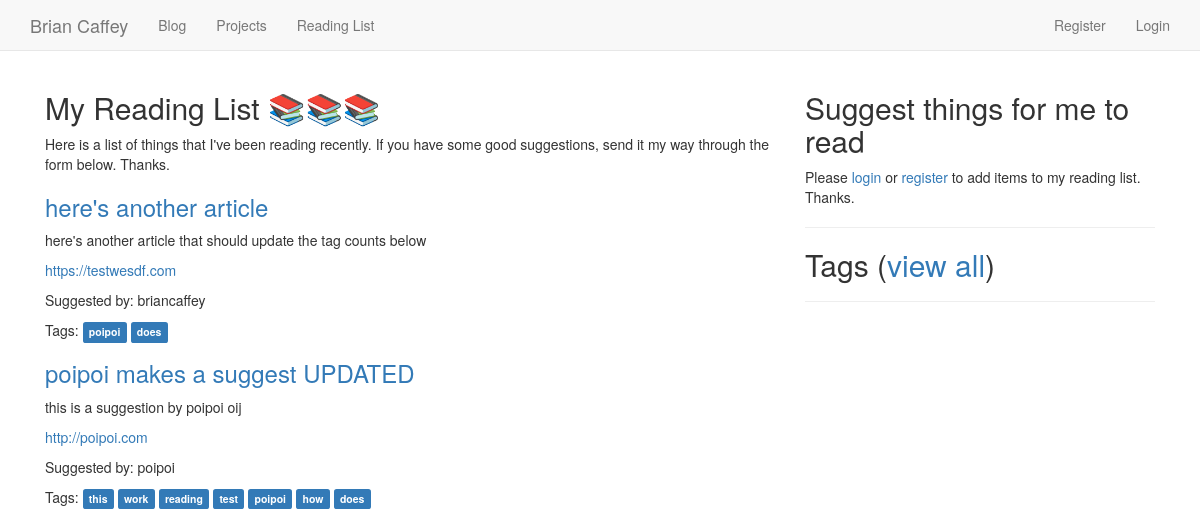
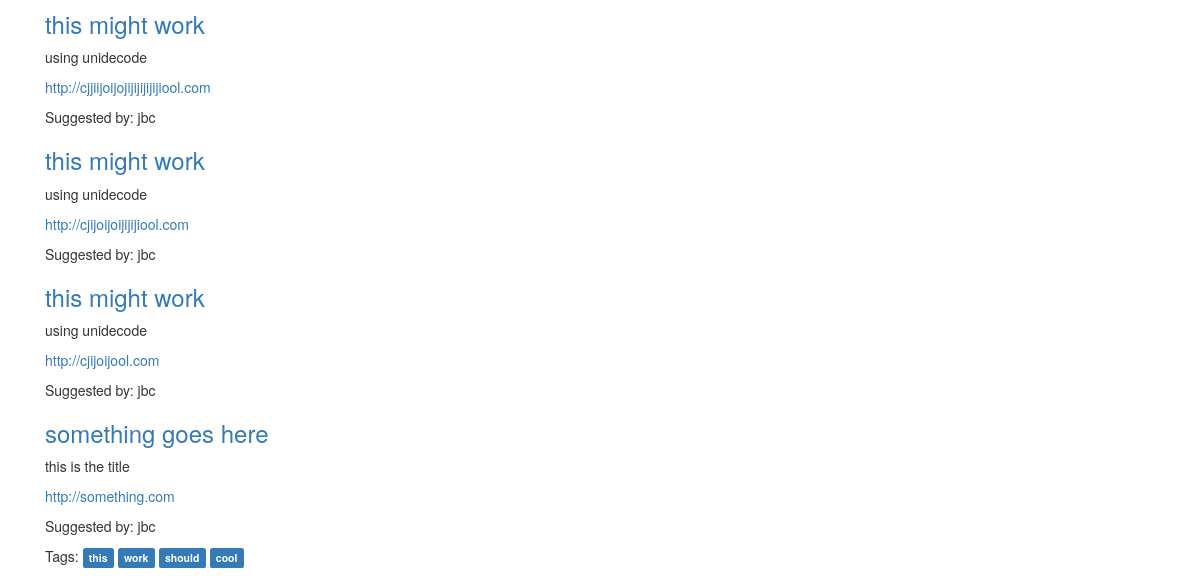
The app's page /readinglist/ (upper part), older data (2 pictures, top to bottom).
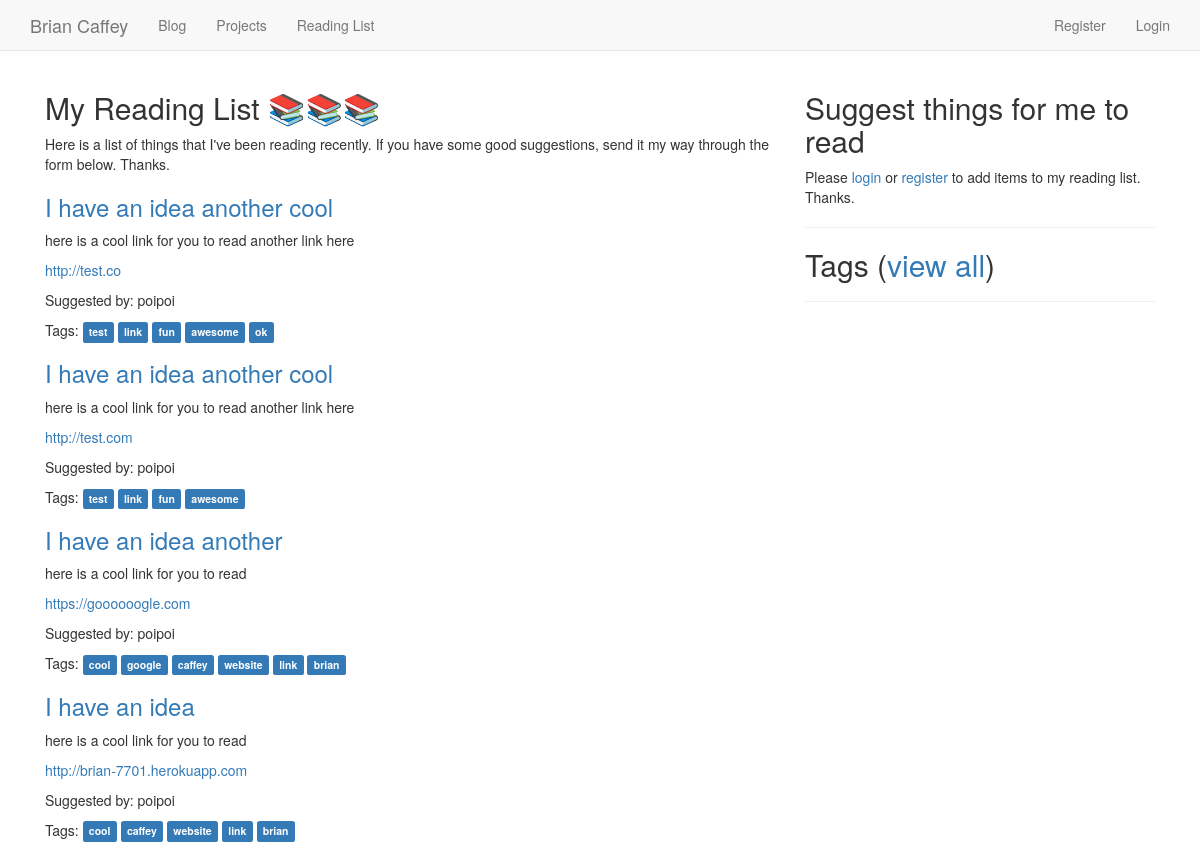
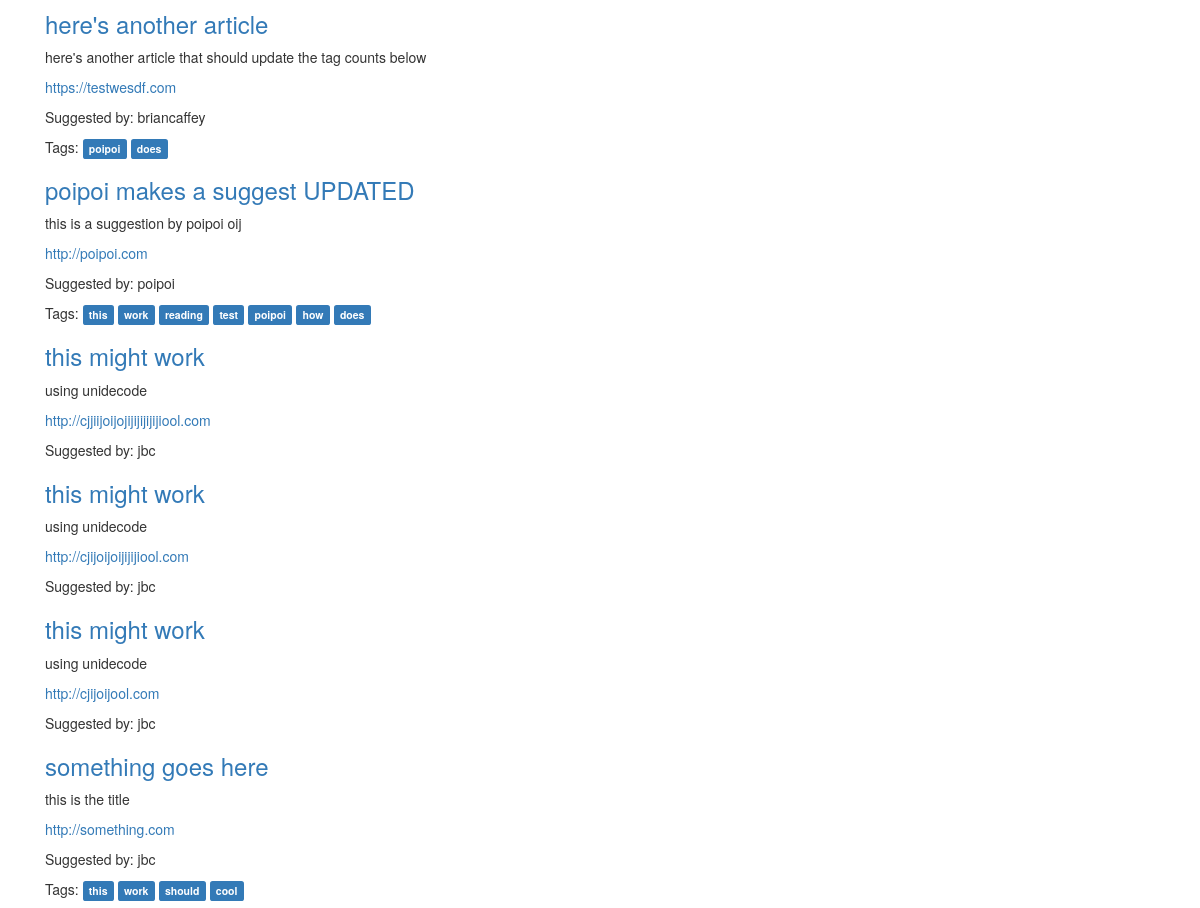
The same page, newer data (2 pictures, top to bottom).
### readinglist/models.py (models this page shows, shortened)
class ReadingMaterial(models.Model):
    user = models.ForeignKey(User)
    name = models.CharField(max_length=200)
    description = models.CharField(max_length=1000)
    link = models.URLField(max_length=400, unique=True)
    tags = TaggableManager()
    def get_absolute_url(self):
        return "/readinglist/%i/" % self.id
    class Meta:
        ordering = ['-pk']

### readinglist/views.py (the view, shortened to what this page needs)
def reading_list(request):
    form = ReadingMaterialForm(request.POST or None)
    reading_list = ReadingMaterial.objects.all()
    tags = Tag.objects.all().distinct()
    context = {
        'form':form,
        'reading_list':reading_list,
        'tags_': tags
    }
    return render(request, 'readinglist/reading_list.html', context)

### readinglist/templates/readinglist/reading_list.html (shortened to what this page needs)
{% extends 'base.html' %}
{% load crispy_forms_tags %}
{% load taggit_templatetags2_tags %}
{% block content %}
<div class="col-md-8">
<h2>My Reading List 📚📚📚</h2>
<p>Here is a list of things that I've been reading recently. If you have some good suggestions, send it my way through the form below. Thanks.</p>
{% for item in reading_list %}
<h3><a href="{{ item.get_absolute_url }}">{{ item.name }}</a></h3>
<p>{{ item.description }}</p>
<p><a href="{{ item.link }}">{{ item.link }}</a></p>
<p>Suggested by: {{ item.user }}
{% if item.tags.count > 0 %}
<p>Tags:
{% for tag in item.tags.all %}
<a href="{% if tag.slug %}{% url 'reading-list:tag-view' slug=tag.slug %}{% endif %}" class="label label-primary">{{ tag }}</a>
{% endfor %}
</p>
{% endif %}
{% endfor %}
</p>
</div>
<div class="col-md-4">
  <h2>Suggest things for me to read</h2>
  {% if user.is_authenticated %}
  <form method="POST" action=".">
    {% csrf_token %}
    {{ form | crispy }}
  <input class="btn btn-success" type="submit" value="Suggest">
</form>
{% else %}
<p>Please <a href="{% url 'accounts:login' %}">login</a> or <a href="{% url 'accounts:register' %}">register</a> to add items to my reading list. Thanks.</p>
{% endif %}
<hr>
<h2>Tags (<a href="{% url 'reading-list:all-tags' %}">view all</a>)</h2>
<hr>
</div>
{% endblock %}

Row changes from the older to the newer data that the page shows:
added ReadingMaterial: name "I have an idea another cool", description "here is a cool link for you to read another link here", link "http://test.co", user "poipoi", Tag (name "test")
added Tag: name "link"
added Tag: name "fun"
added Tag: name "awesome"
added Tag: name "ok", shown under "I have an idea another cool"
added ReadingMaterial: name "I have an idea another cool", description "here is a cool link for you to read another link here", link "http://test.com", user "poipoi", Tag (name "test")
added ReadingMaterial: name "I have an idea another", description "here is a cool link for you to read", link "https://goooooogle.com", user "poipoi", Tag (name "cool")
now on this page (row unchanged): Tag: name "google", shown under "I have an idea another"
added Tag: name "caffey"
added Tag: name "website"
added Tag: name "brian"
added ReadingMaterial: name "I have an idea", description "here is a cool link for you to read", link "http://brian-7701.herokuapp.com", user "poipoi", Tag (name "cool")
